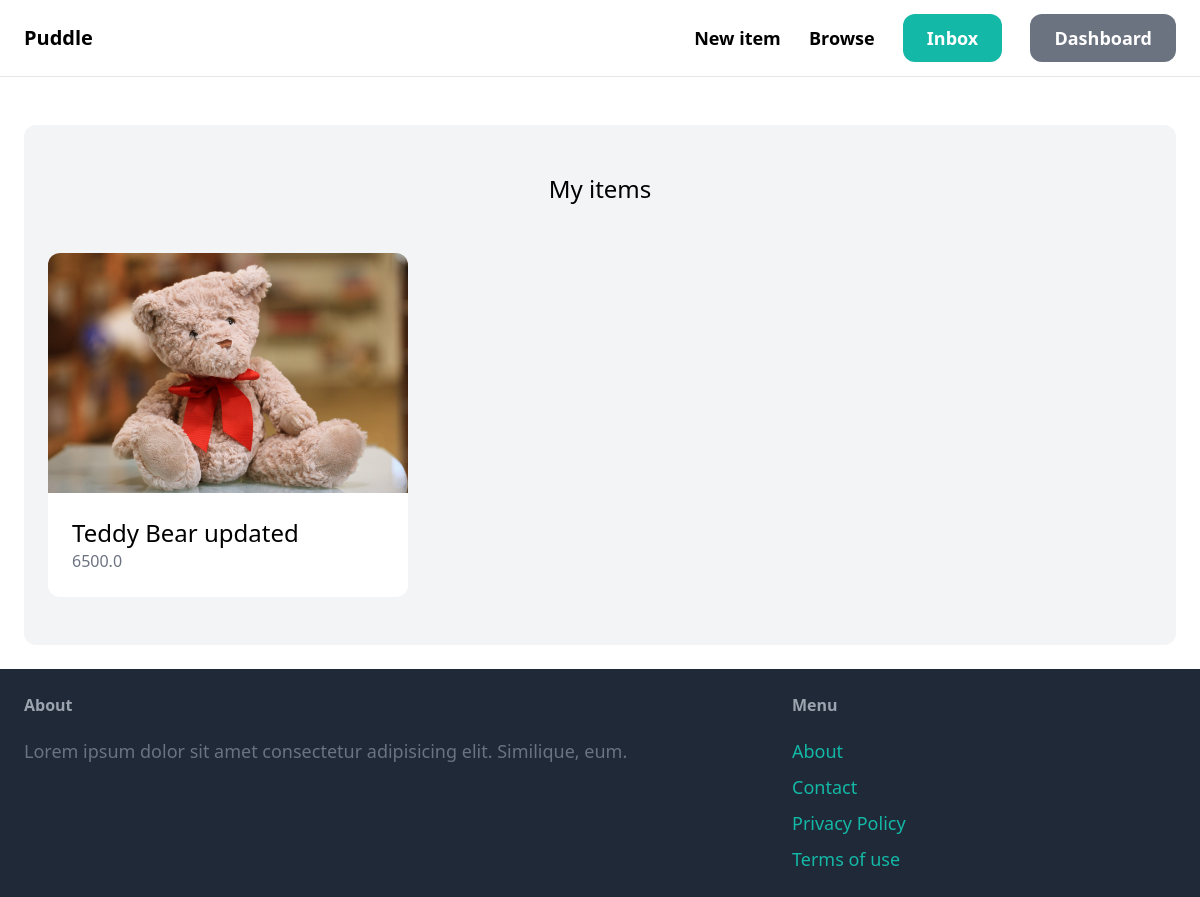
The app's page /dashboard/ (signed in) with its own data.
### item/models.py (models this page shows, shortened)
class Item(models.Model):
    category = models.ForeignKey(
        Category, related_name='items', on_delete=models.CASCADE)
    name = models.CharField(max_length=255)
    description = models.TextField(blank=True, null=True)
    price = models.FloatField()
    image = models.ImageField(upload_to='item_images', blank=True, null=True)
    is_sold = models.BooleanField(default=False)
    created_by = models.ForeignKey(
        User, related_name='items', on_delete=models.CASCADE)
    created_at = models.DateTimeField(auto_now_add=True)

### dashboard/views.py (the view)
# urls.py: path('', views.index, name='index'),
@login_required
def index(request):
    items = Item.objects.filter(created_by=request.user)
    return render(request, 'dashboard/index.html', {
        'items': items,
    })

### dashboard/templates/dashboard/index.html (shortened to what this page needs)
{% extends "core/base.html" %}
{% block content %}
    <div class="mt-6 px-6 py-12 bg-gray-100 rounded-xl">
        <h2 class="mb-12 text-2xl text-center">My items</h2>
        <div class="grid grid-cols-3 gap-3">
            {% for item in items %}
                <div>
                    <a href="{% url 'item:detail' item.id %}">
                        <div>
                            <img src="{{ item.image.url }}" class="rounded-t-xl" alt="">
                        </div>
                        <div class="p-6 bg-white rounded-b-xl">
                            <h2 class="text-2xl"> {{ item.name }} </h2>
                            <p class="text-gray-500"> {{ item.price }} </p>
                        </div>
                    </a>
                </div>
            {% endfor %}
        </div>
    </div>
{% endblock content %}

### records on screen
Item: image (picture), name "Teddy Bear updated", price "6500.0"
